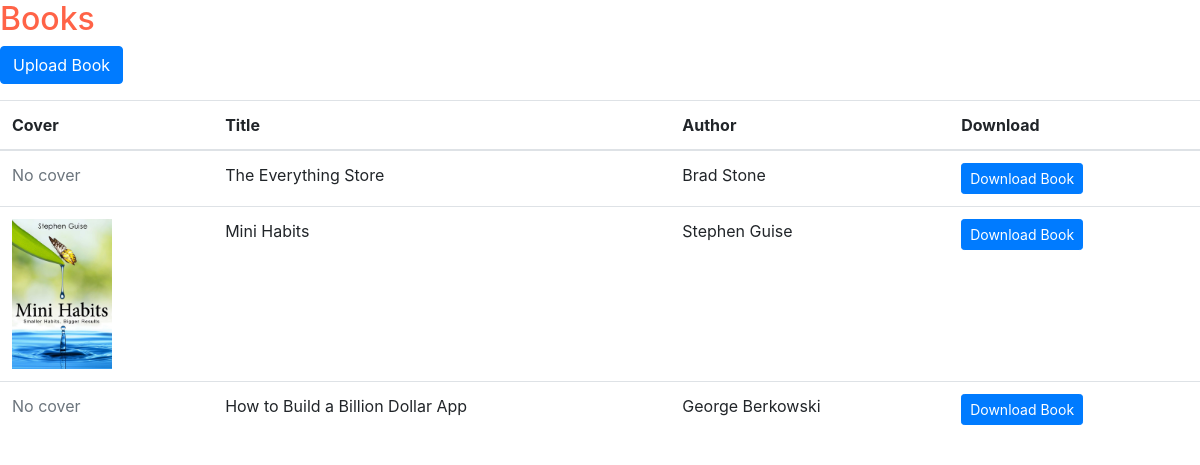
/books/, run on an earlier commit of the app's database.
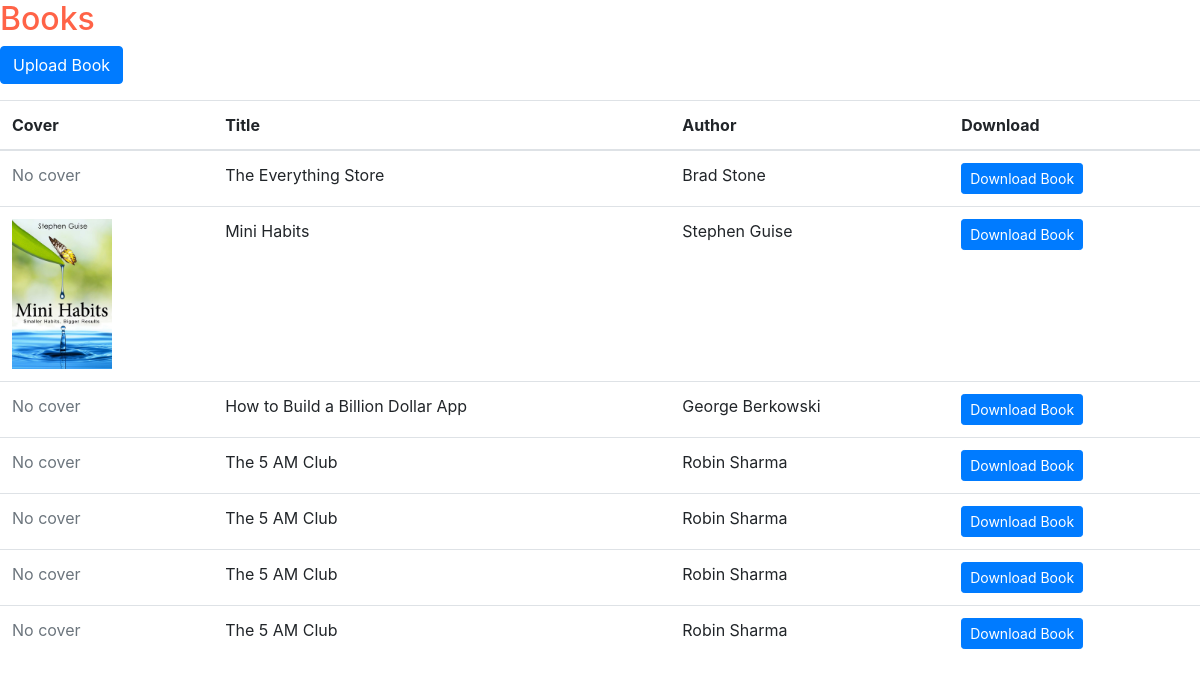
And on a later commit of the database.
### books/models.py (models this page shows, shortened)
class Book(models.Model):
    title = models.CharField(max_length=100)
    author = models.CharField(max_length=100)
    pdf = models.FileField(upload_to='books/pdfs/')
    cover=models.ImageField(upload_to='books/covers/',null=True,blank=True)

### books/views.py (the view)
# urls.py: path('books/',views.book_list,name='book-list'),
def book_list(request):
    context = {
        'books':Book.objects.all()
    }
    return render(request, 'books/book_list.html',context)

### books/templates/books/book_list.html
{% extends 'books/base.html' %}
{% block content %}
    {% block content_header %}
        <h2>Books</h2>
        <p>
            <a href="{% url 'upload-book' %}" class="btn btn-primary">Upload Book</a>
        </p>
    {% endblock content_header %}
    <table class="table mb-0">
        <thead>
            <tr>
                <th>Cover</th>
                <th>Title</th>
                <th>Author</th>
                <th>Download</th>
            </tr>
        </thead>
        <tbody>
            {% for book in books%}
            <tr>
                <td>{% if book.cover%} <img src="{{book.cover.url}} " alt="{{book.title}}" style="width: 100px;">{% else %} <span class="text-muted">No cover</span>{% endif %}
                </td>
                <td>{{book.title}}</td>
                <td>{{book.author}}</td>
                <td>
                    <a href="{{book.pdf.url}}" class="btn btn-primary btn-sm" target="_blank">Download Book</a>
                </td>
            </tr>
            {% endfor %}
        </tbody>
    </table>
{% endblock content%}

### books/templates/books/base.html (shortened to what this page needs)
{% load static %}
<!DOCTYPE html>
<html lang="en">
<head>
    <link rel="stylesheet" href="https://stackpath.bootstrapcdn.com/bootstrap/4.4.1/css/bootstrap.min.css">
    <link rel="stylesheet" href="{% static 'books/main.css' %}">
</head>
<body>
    {% block content %} {% endblock content %}
</body>
</html>

### books/static/books/main.css (style rules this page uses)
body { font-size: medium; color: tomato; }

What changed in the data, as far as the page shows it:
added Book: cover "No cover", title "The 5 AM Club", author "Robin Sharma"
added Book: cover "No cover", title "The 5 AM Club", author "Robin Sharma"
added Book: cover "No cover", title "The 5 AM Club", author "Robin Sharma"
added Book: cover "No cover", title "The 5 AM Club", author "Robin Sharma"
